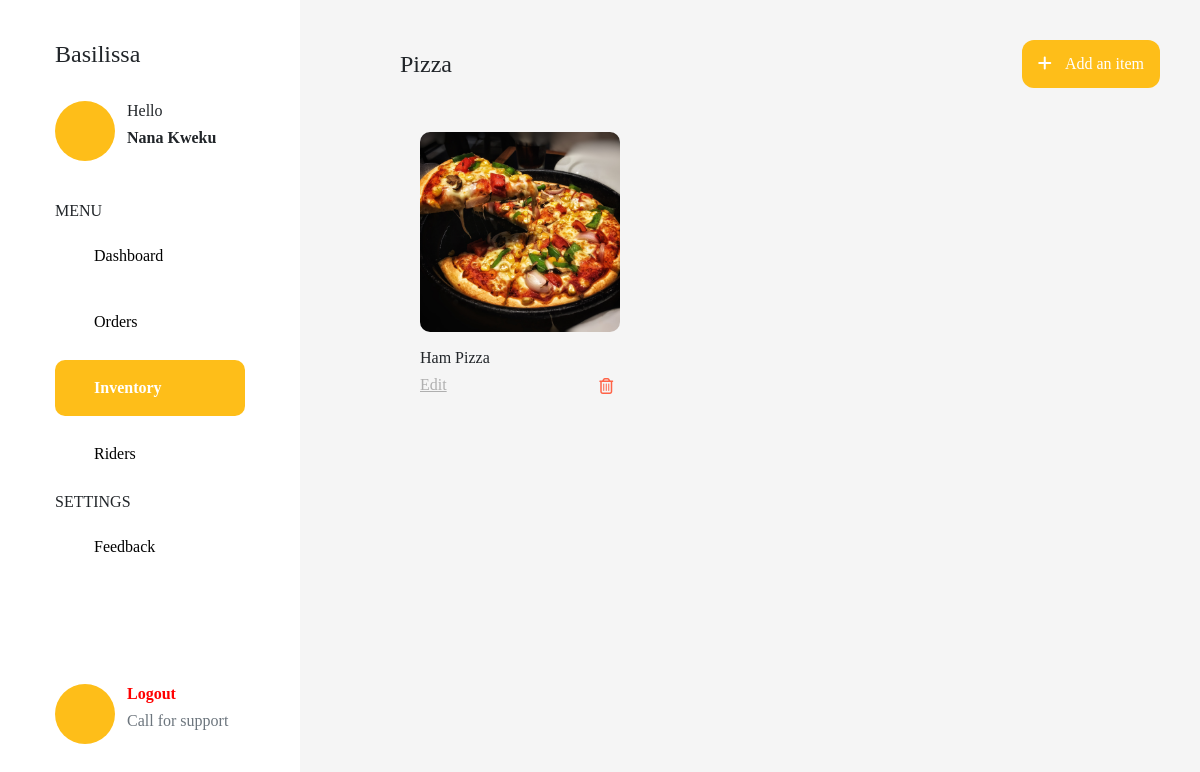
Page /dash-inventory/Pizza on the committed database.
### models.py (models this page shows)
class Item(db.Model):
    id = db.Column(db.Integer, primary_key=True)
    name = db.Column(db.String, nullable=False)
    price = db.Column(db.String, nullable=False)
    description = db.Column(db.String, nullable=False)
    category = db.Column(db.String, nullable=False)
    image_file = db.Column(db.String(200), default='default.png')
    status = db.Column(db.Boolean, default=True)
    def __repr__(self):
        return f"Item('{self.name}', '{self.price}')"

### app.py (the view)
@app.route('/dash-inventory/<string:category>')
def viewdashinventory(category):
    print(category)
    items = Item.query.all()
    print(items)
    return render_template('dash-categories.html', title='Inventory', category=category, items=items)

### templates/dash-categories.html
{% extends "dash.html" %}
{% block body %}
<div style="display: flex; justify-content: space-between;">
    <h4 style="margin-top: auto; margin-bottom: auto;">{{category}}</h4>
    <a href="{{url_for('additem')}}">
    <button class="button-solid-yellow" style="border: none;"> <i class="fas fa-plus" style="padding-right: 10px;"></i> Add an item</button>
</a>
</div>
<br>
<div class="row">
    {% for item in items %}
    <div class="col-md-4">
    <div class="card" style=" background-color: transparent; ">
    <img src="../static/profile_pics/{{item.image_file}}"  width="200px" height="200px"  style="border-radius: 10px; object-fit: cover;" alt="">
    <div style="margin-top: 2vh; display: flex; justify-content: space-between;  ">
        <div style="width: 100%;">
        <h6 class="support" style="font-weight: 400; font-size: 16px;">{{item.name}} </h1>
        <div style="display: flex; justify-content: space-between; ">
            <a href="{{url_for('item', id=item.id)}}">
            <h6 class="support" style="font-size: 16px; color: rgba(0, 0, 0, 0.288);"> <u>Edit</u></h6>
        </a>
                <a href="{{url_for('delete',id=item.id)}}">
                <i style="color: tomato;" class="far fa-trash-alt"></i>
                </a>
                </div>
        </div>
        </div>
        </div>
    </div>
    {% endfor %}
</div>
{% endblock %}

### static/css/style.css (style rules this page uses)
body { font-family: 'Poppins','sans-serif'; }
.button-solid-yellow { background-color: #FEBE19; color: white; padding: 12px 16px; border: none; border-radius: 12px; font-family: 'Poppins', 'sans-serif'; }
.card { border-radius: 10px; padding: 20px; border: none; margin-bottom: 5vh; }

### rows in the picture
Item: category "Pizza", image_file (picture), name "Ham Pizza"
